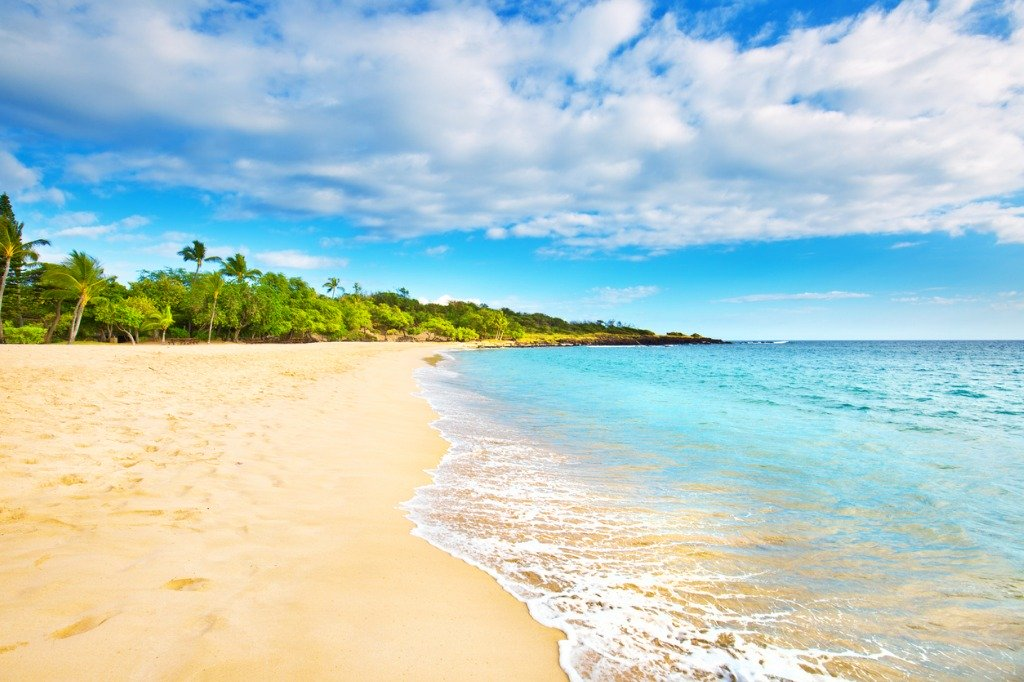
#> input picture K Means Clustering/Image Segmentation/test_images/8.jpg, 1024 x 682 px, found by its file name
$ jupyter execute Image_Segmentation.ipynb
#> lines starting #> are read from the running program, lines starting #| are printed output that depends on the picture
<a href="https://colab.research.google.com/github/ksh168/Machine-Learning-projects/blob/master/Image%20Segmentation/Image_Segmentation.ipynb" target="_parent"></a>

[cell 1]
import cv2
import matplotlib.pyplot as plt
import numpy as np

[cell 2]
im = cv2.imread('8.jpg')
#> im is the input picture: shape (682, 1024, 3); mean B, G, R 201.6, 204.4, 182.9
im = cv2.cvtColor(im, cv2.COLOR_BGR2RGB)
original_shape = im.shape
#> original_shape = (682, 1024, 3)
print(original_shape)
#| (682, 1024, 3)

[cell 3]
plt.imshow(im)
plt.show()

[cell 4]
#Flatten each channel of the image

all_pixels = im.reshape((-1,3))
print(all_pixels.shape)
#| (698368, 3)

[cell 5]
from sklearn.cluster import KMeans

[cell 6]
dominant_colors = 4
km = KMeans(n_clusters = dominant_colors)
km.fit(all_pixels)

[cell 7]
centers = km.cluster_centers_
centers = np.array(centers, dtype='uint8')
print(centers)

[cell 8]
# Plot the colors found

i=1
plt.figure(0, figsize=(8,2))

colors = []

for each_color in centers:
    plt.subplot(1,4,i)
    plt.axis('off')
    i += 1

    colors.append(each_color)

    #Color Swatch
    a = np.zeros((100,100,3), dtype='uint8')
    a[:,:,:] = each_color

    plt.imshow(a)

plt.show()
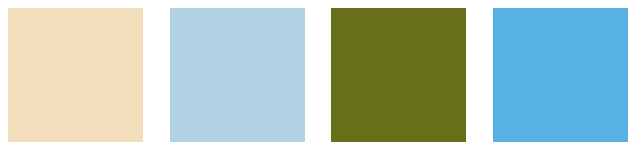
#> figure drawn by matplotlib, 4 panels

### Segmenting the original image

[cell 9]
km.labels_

[cell 10]
new_img = np.zeros((original_shape[0]*original_shape[1], 3), dtype='uint8')

for ix in range(new_img.shape[0]):
    new_img[ix] = colors[km.labels_[ix]]

new_img = new_img.reshape((original_shape))
plt.imshow(new_img)
plt.show()
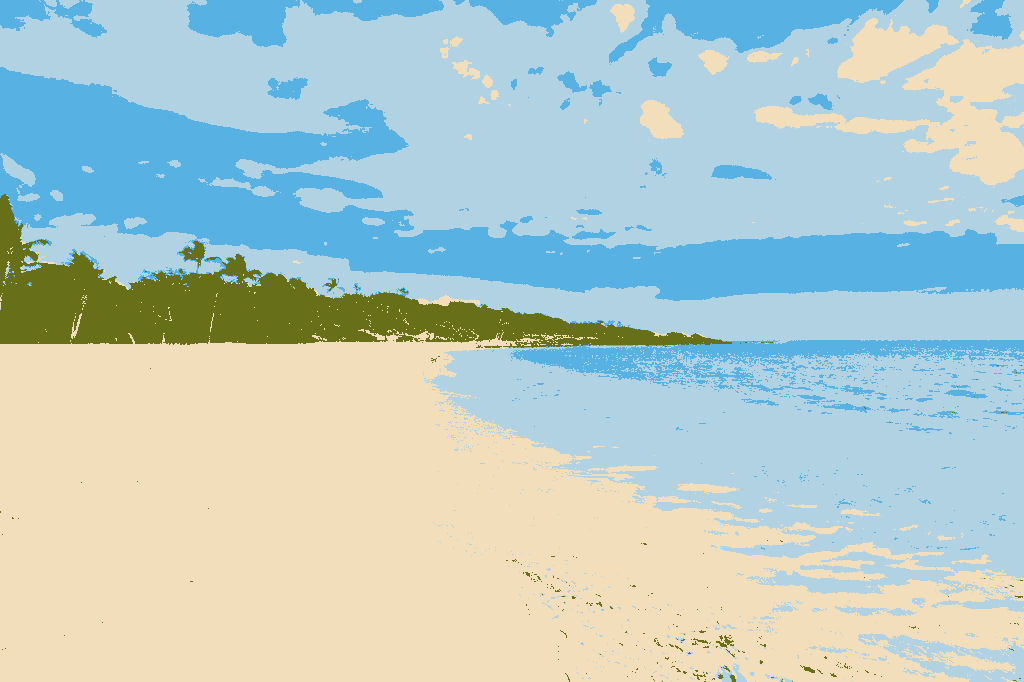
#> shown: shape (682, 1024, 3); mean R, G, B 182.4, 203.9, 201.3

$ run again, with K Means Clustering/Image Segmentation/test_images/1.jpg copied over K Means Clustering/Image Segmentation/test_images/8.jpg
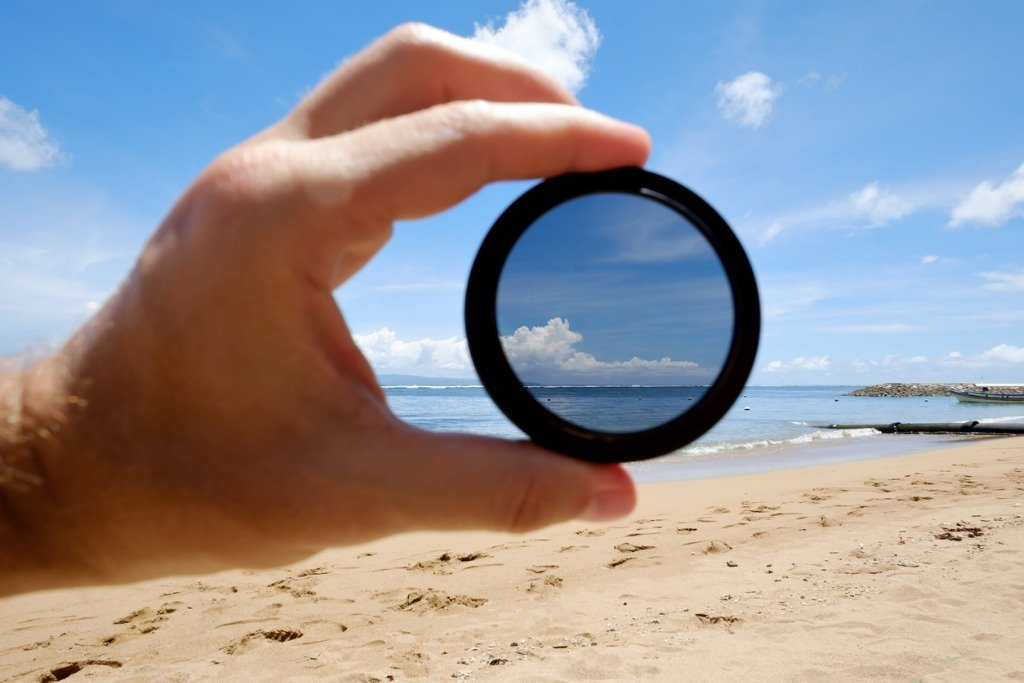
#> input picture K Means Clustering/Image Segmentation/test_images/1.jpg, 1024 x 683 px, found by its file name
#> im is the input picture: shape (683, 1024, 3); mean B, G, R 154, 148.9, 149.9
#| (683, 1024, 3)
#| (699392, 3)
#> `plt.show()`:
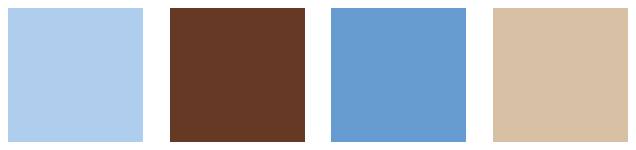
#> figure drawn by matplotlib, 4 panels
#> `plt.show()`:
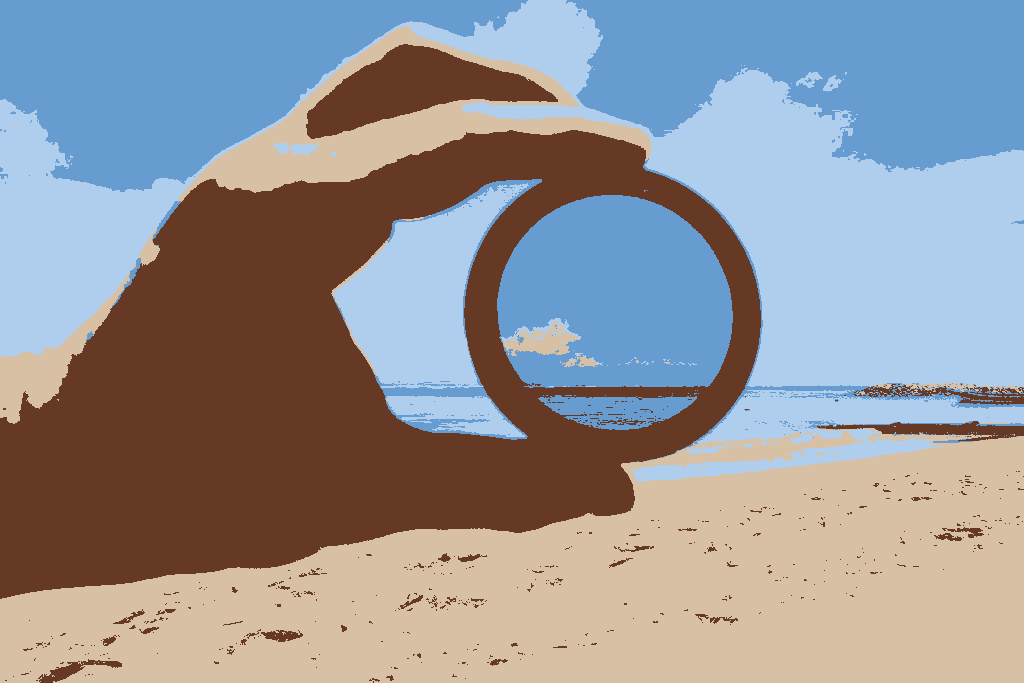
#> shown: shape (683, 1024, 3); mean R, G, B 149.4, 148.6, 153.6

$ run again, with K Means Clustering/Image Segmentation/test_images/11.jpg copied over K Means Clustering/Image Segmentation/test_images/8.jpg
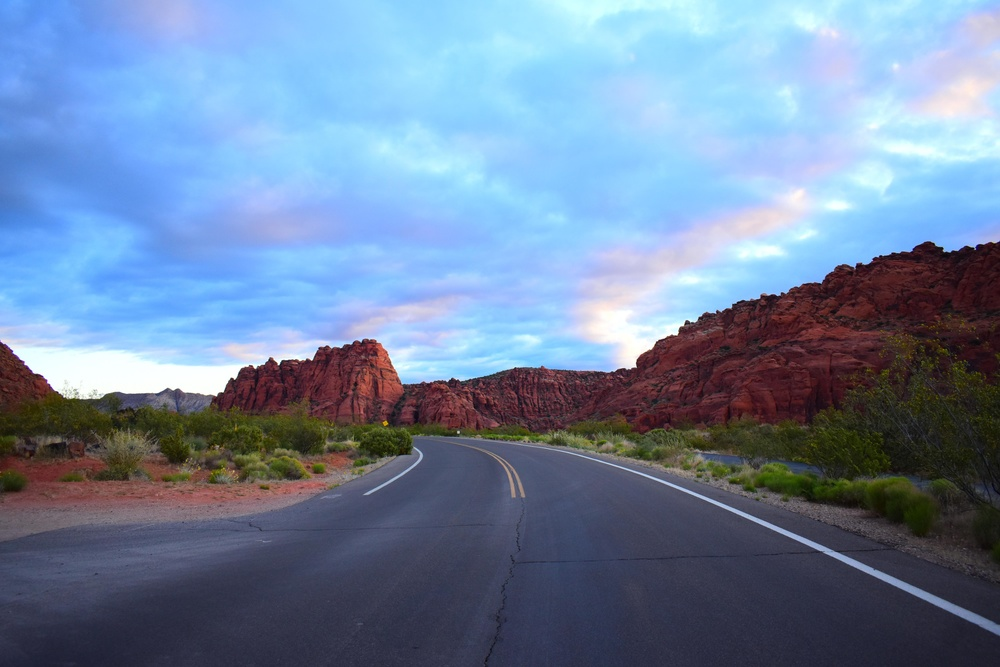
#> input picture K Means Clustering/Image Segmentation/test_images/11.jpg, 1000 x 667 px, shrunk from 6000 x 4000 before the run, found by its file name
#> im is the input picture: shape (667, 1000, 3); mean B, G, R 160.3, 131.9, 110.8
#| (667, 1000, 3)
#| (667000, 3)
#> `plt.show()`:
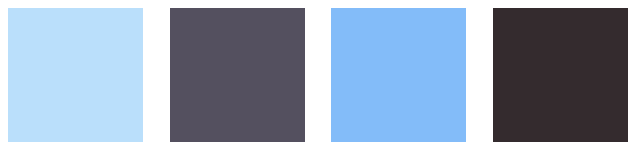
#> figure drawn by matplotlib, 4 panels
#> `plt.show()`:
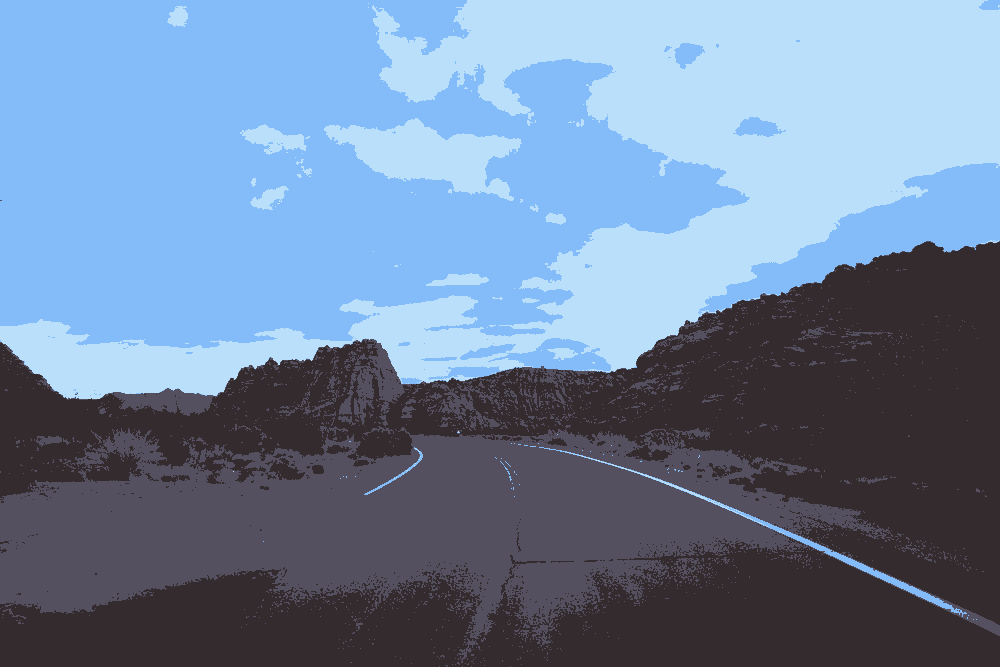
#> shown: shape (667, 1000, 3); mean R, G, B 110.3, 131.8, 159.5

$ run again, with K Means Clustering/Image Segmentation/test_images/14.jpg copied over K Means Clustering/Image Segmentation/test_images/8.jpg
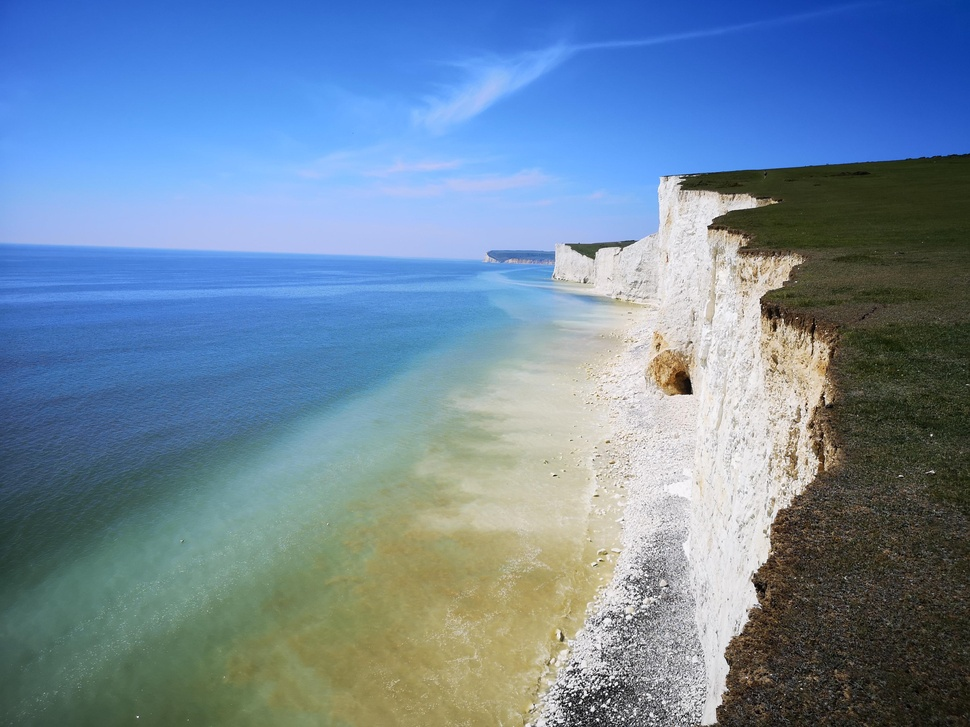
#> input picture K Means Clustering/Image Segmentation/test_images/14.jpg, 970 x 727 px, shrunk from 3648 x 2736 before the run, found by its file name
#> im is the input picture: shape (727, 970, 3); mean B, G, R 159.5, 135.6, 110.6
#| (727, 970, 3)
#| (705190, 3)
#> `plt.show()`:
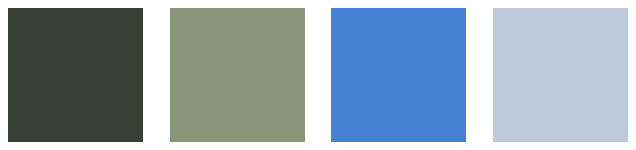
#> figure drawn by matplotlib, 4 panels
#> `plt.show()`:
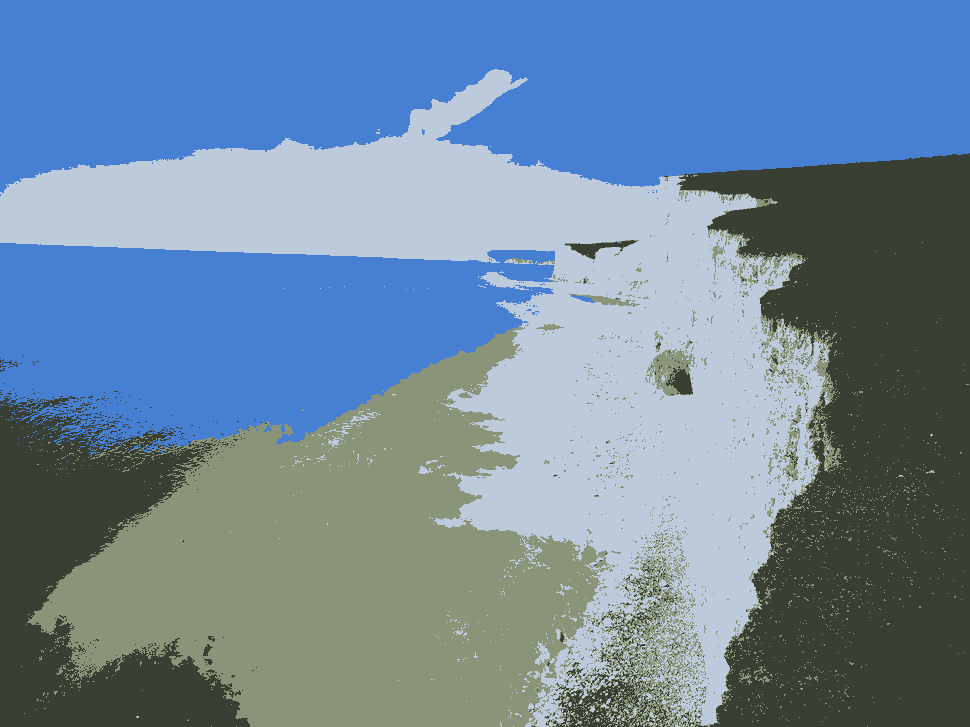
#> shown: shape (727, 970, 3); mean R, G, B 110.2, 135.1, 159
